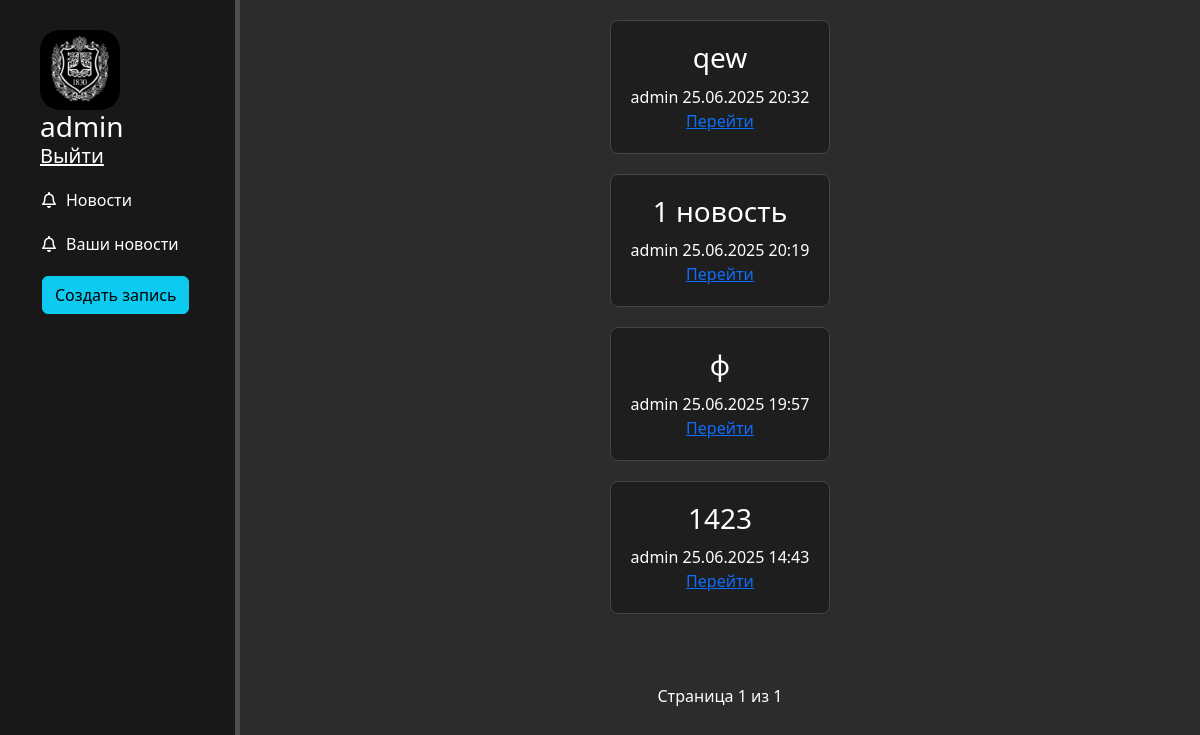
Page /news/ (signed in) on the earlier database version.
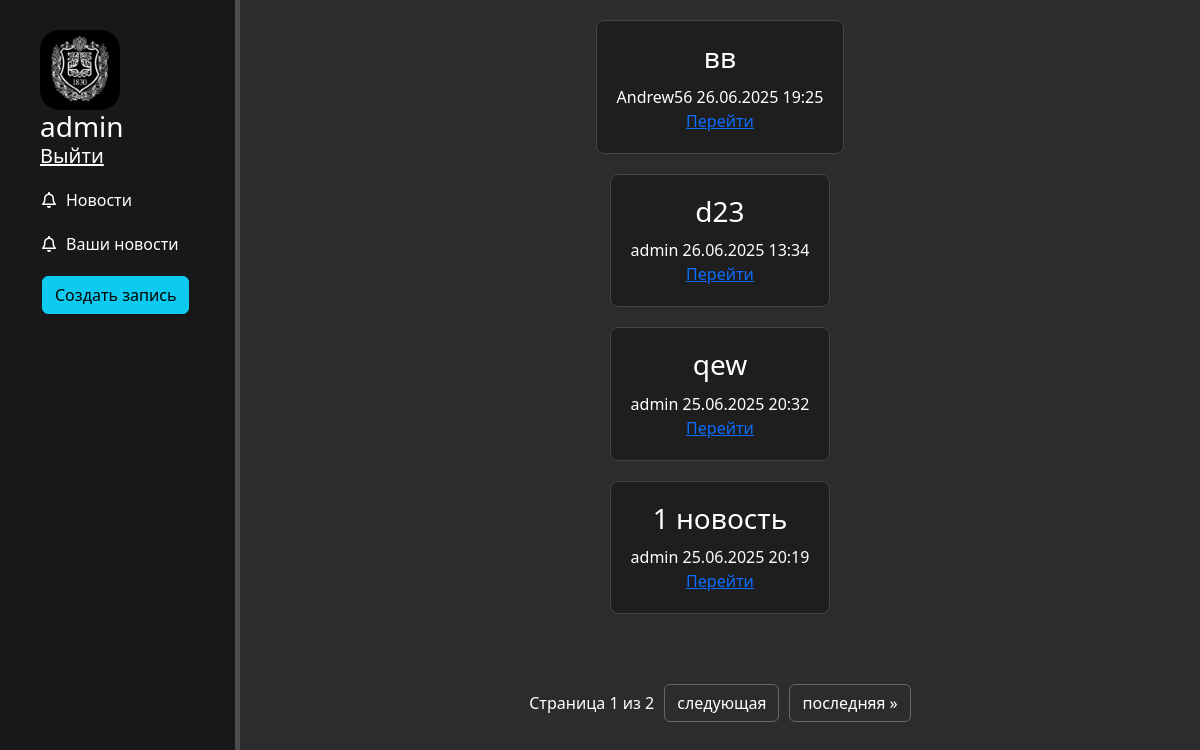
Same page on the later database version.
### news/models.py (models this page shows, shortened)
class Articles(models.Model):
    title = models.CharField(max_length=200)
    faculty = models.ForeignKey(Faculty, on_delete=models.SET_NULL, null=True)
    theme = models.ForeignKey(NewsTheme, on_delete=models.SET_NULL, null=True)
    full_text = models.TextField()
    date = models.DateTimeField(auto_now_add=True)
    author = models.ForeignKey(User, on_delete=models.CASCADE)
    class Meta:
        verbose_name = 'Новость'
        verbose_name_plural = 'Новости'

### news/views.py (the view)
# urls.py: path('', views.news_home, name="news_home"),
@login_required
def news_home(request):
    news_list = Articles.objects.all().order_by('-date')
    paginator = Paginator(news_list, 4)
    page_number = request.GET.get('page')
    news = paginator.get_page(page_number)
    return render(request, 'news/news_home.html', {'news': news})

### news/templates/news/news_home.html (shortened to what this page needs)
{% extends 'main/layout.html' %}
{% block content %}
<div class="main-content">
    <div class="news-container">
        {% if news %}
            {% for el in news %}
            <div class="news-card">
                <div class="card-content">
                    <div class="news-header">
                        <h3 class="news-title">{{ el.title }}</h3>
                        <div class="news-meta">
                            <span class="news-author">{{ el.author|default:"AK" }}</span>
                            <span class="news-date">{{ el.date|date:"d.m.Y H:i" }}</span>
                        </div>
                    </div>
                    <a href="{% url 'news-detail' el.id %}" class="news-link">Перейти</a>
                </div>
            </div>
            {% endfor %}
            <div class="pagination-container">
                <span class="step-links">
                    <span class="current text-white">
                        Страница {{ news.number }} из {{ news.paginator.num_pages }}
                    </span>
                    {% if news.has_next %}
                        <a href="?page={{ news.next_page_number }}" class="btn btn-outline-light">следующая</a>
                        <a href="?page={{ news.paginator.num_pages }}" class="btn btn-outline-light">последняя &raquo;</a>
                    {% endif %}
                </span>
            </div>
        {% else %}
            <div class="alert alert-dark text-center">
                Нет доступных новостей
            </div>
        {% endif %}
    </div>
</div>
{% endblock %}

Differences in the rows shown:
no longer on this page (row unchanged): Articles: title "ф", author "admin", date "25.06.2025 19:57"
no longer on this page (row unchanged): Articles: title "1423", author "admin", date "25.06.2025 14:43"
added Articles: title "вв", author "Andrew56", date "26.06.2025 19:25"
added Articles: title "d23", author "admin", date "26.06.2025 13:34"
Other differences:
{{ news.paginator.num_pages }}: "1" → "2"
text now shown: "следующая последняя »"
